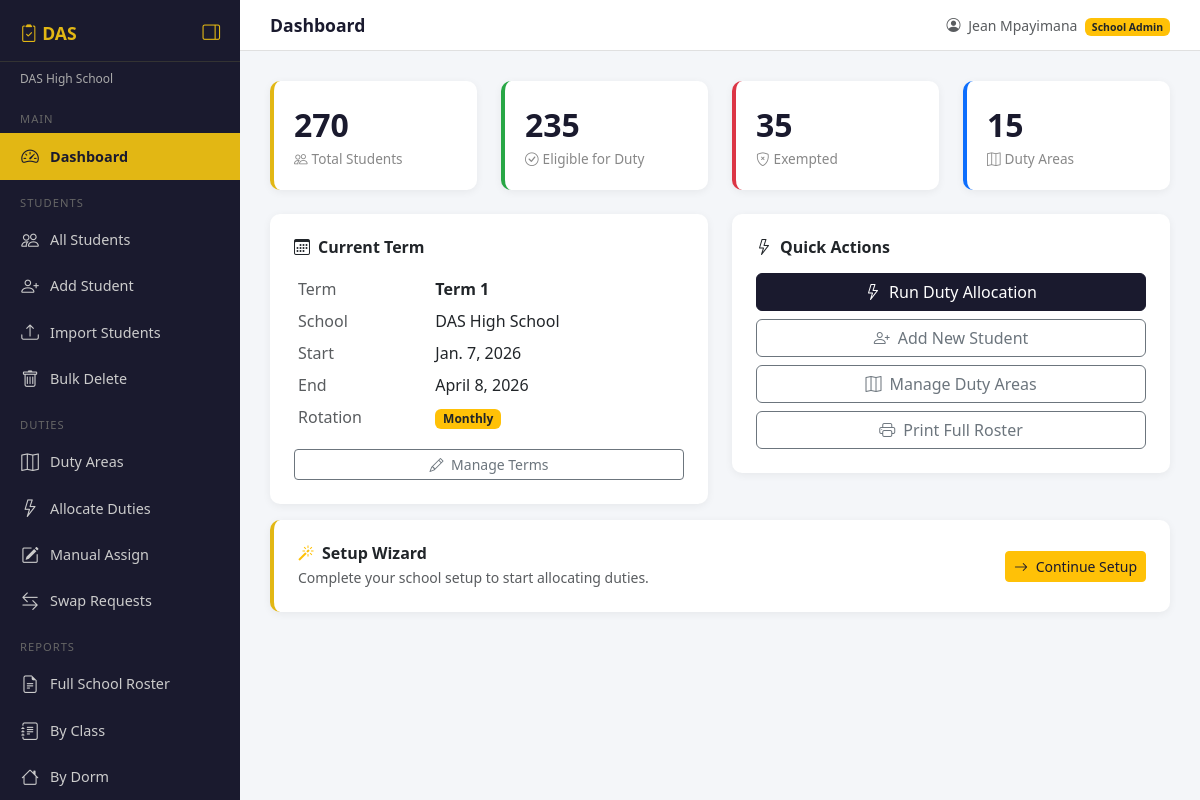
The page /dashboard/ (signed in) on the database its author committed.
### accounts/models.py (models this page shows, shortened)
class User(AbstractUser):
    ROLES = [
        ('superadmin', 'Super Admin'),
        ('admin', 'School Admin'),
        ('prefect', 'Prefect'),
    ]
    role = models.CharField(max_length=20, choices=ROLES, default='prefect')
    school = models.ForeignKey(
        'schools.School',
        on_delete=models.SET_NULL,
        null=True, blank=True,
        related_name='users'
    )
    def is_school_admin(self):
        return self.role in ['admin', 'superadmin']

### schools/models.py (models this page shows, shortened)
class School(models.Model):
    name        = models.CharField(max_length=200)
    code        = models.CharField(max_length=20, unique=True)
    address     = models.TextField(blank=True)
    logo        = models.ImageField(upload_to='school_logos/', blank=True, null=True)
    motto       = models.CharField(max_length=200, blank=True)
    email = models.EmailField(unique=True, blank=True, default='')
    phone       = models.CharField(max_length=20, blank=True)
    is_active   = models.BooleanField(default=True)
    registered_at = models.DateTimeField(auto_now_add=True)
    def __str__(self):
        return self.name

class Term(models.Model):
    ROTATION_CHOICES = [
        ('daily',    'Daily'),
        ('weekly',   'Weekly'),
        ('biweekly', 'Every 2 Weeks'),
        ('monthly',  'Monthly'),
    ]
    school          = models.ForeignKey(School, on_delete=models.CASCADE, related_name='terms')
    name            = models.CharField(max_length=50)
    start_date      = models.DateField()
    end_date        = models.DateField()
    is_current      = models.BooleanField(default=False)
    rotation_period = models.CharField(max_length=20, choices=ROTATION_CHOICES, default='weekly')

### accounts/views.py (the view, shortened to what this page needs)
# urls.py: path('dashboard/',              views.dashboard,       name='dashboard'),
@login_required
def dashboard(request):
    school = request.user.school
    if not school:
        messages.error(request, "Your account is not linked to any school.")
        return render(request, 'dashboard.html', {})
    from students.models import Student
    from duties.models import DutyArea
    from schools.models import Term, SetupWizard
    current_term = Term.objects.filter(school=school, is_current=True).first()
    wizard, _ = SetupWizard.objects.get_or_create(school=school)
    context = {
        'total_students':    Student.objects.filter(school=school).count(),
        'eligible_students': Student.objects.filter(school=school, status='active').count(),
        'exempt_students':   Student.objects.filter(
                                school=school
                             ).exclude(status='active').exclude(status='inactive').count(),
        'duty_areas':        DutyArea.objects.filter(school=school, is_active=True).count(),
        'current_term':      current_term,
        'wizard_complete':   wizard.completed,
        'wizard_progress':   wizard.get_progress(),
    }
    return render(request, 'dashboard.html', context)

### schools/models.py (called while the page is built)
    def get_progress(self):
        steps = [
            self.term_done,
            self.forms_done,
            self.classes_done,
            self.dorms_done,
            self.duty_areas_done,
            self.students_done,
        ]
        done  = sum(steps)
        total = len(steps)
        return {
            'done':       done,
            'total':      total,
            'percentage': int((done / total) * 100),
        }

### templates/dashboard.html (shortened to what this page needs)
{% extends 'base.html' %}
{% block page_title %}Dashboard{% endblock %}
{% block content %}
<div class="row g-4 mb-4">
  <div class="col-md-3">
    <div class="stat-card">
      <div class="number">{{ total_students|default:"0" }}</div>
      <div class="label"><i class="bi bi-people me-1"></i>Total Students</div>
    </div>
  </div>
  <div class="col-md-3">
    <div class="stat-card" style="border-color:#28a745">
      <div class="number">{{ eligible_students|default:"0" }}</div>
      <div class="label"><i class="bi bi-check-circle me-1"></i>Eligible for Duty</div>
    </div>
  </div>
  <div class="col-md-3">
    <div class="stat-card" style="border-color:#dc3545">
      <div class="number">{{ exempt_students|default:"0" }}</div>
      <div class="label"><i class="bi bi-shield-x me-1"></i>Exempted</div>
    </div>
  </div>
  <div class="col-md-3">
    <div class="stat-card" style="border-color:#0d6efd">
      <div class="number">{{ duty_areas|default:"0" }}</div>
      <div class="label"><i class="bi bi-map me-1"></i>Duty Areas</div>
    </div>
  </div>
</div>
<div class="row g-4">
  <div class="col-md-6">
    <div class="card p-4">
      <h6 class="fw-bold mb-3">
        <i class="bi bi-calendar3 me-2"></i>Current Term
      </h6>
      {% if current_term %}
      <table class="table table-sm table-borderless">
        <tr>
          <td class="text-muted">Term</td>
          <td><strong>{{ current_term.name }}</strong></td>
        </tr>
        <tr>
          <td class="text-muted">School</td>
          <td>{{ current_term.school }}</td>
        </tr>
        <tr>
          <td class="text-muted">Start</td>
          <td>{{ current_term.start_date }}</td>
        </tr>
        <tr>
          <td class="text-muted">End</td>
          <td>{{ current_term.end_date }}</td>
        </tr>
        <tr>
          <td class="text-muted">Rotation</td>
          <td>
            <span class="badge bg-warning text-dark">
              {{ current_term.get_rotation_period_display }}
            </span>
          </td>
        </tr>
      </table>
      <a href="{% url 'term_list' %}" class="btn btn-outline-secondary btn-sm">
        <i class="bi bi-pencil me-1"></i> Manage Terms
      </a>
      {% else %}
      <div class="alert alert-warning mb-0">
        <i class="bi bi-exclamation-triangle me-2"></i>
        No active term set.
        <a href="{% url 'term_create' %}">Create a term here.</a>
      </div>
      {% endif %}
    </div>
  </div>
  <div class="col-md-6">
    <div class="card p-4">
      <h6 class="fw-bold mb-3">
        <i class="bi bi-lightning me-2"></i>Quick Actions
      </h6>
      <div class="d-grid gap-2">
        <a href="{% url 'allocate' %}" class="btn btn-primary">
          <i class="bi bi-lightning me-2"></i>Run Duty Allocation
        </a>
        <a href="{% url 'student_create' %}" class="btn btn-outline-secondary">
          <i class="bi bi-person-plus me-2"></i>Add New Student
        </a>
        <a href="{% url 'duty_area_list' %}" class="btn btn-outline-secondary">
          <i class="bi bi-map me-2"></i>Manage Duty Areas
        </a>
        <a href="{% url 'report_full_school' %}" class="btn btn-outline-secondary">
          <i class="bi bi-printer me-2"></i>Print Full Roster
        </a>
      </div>
    </div>
  </div>
</div>
{% if not wizard_complete %}
<div class="row mt-3">
  <div class="col-md-12">
    <div class="card p-4" style="border-left: 4px solid #e2b714;">
      <div class="d-flex justify-content-between align-items-center">
        <div>
          <h6 class="fw-bold mb-1">
            <i class="bi bi-magic me-2 text-warning"></i>Setup Wizard
          </h6>
          <p class="text-muted small mb-0">
            Complete your school setup to start allocating duties.
          </p>
        </div>
        <a href="{% url 'wizard_home' %}" class="btn btn-warning btn-sm">
          <i class="bi bi-arrow-right me-1"></i> Continue Setup
        </a>
      </div>
    </div>
  </div>
</div>
{% endif %}
{% endblock %}

### templates/base.html (shortened to what this page needs)
<!DOCTYPE html>
<html lang="en">
<head>
  <link href="https://cdn.jsdelivr.net/npm/bootstrap@5.3.0/dist/css/bootstrap.min.css" rel="stylesheet">
  <link href="https://cdn.jsdelivr.net/npm/bootstrap-icons@1.10.5/font/bootstrap-icons.css" rel="stylesheet">
</head>
<body>
<div class="sidebar" id="sidebar">
  <div class="brand">
    <span class="brand-text">
      <i class="bi bi-clipboard2-check"></i> DAS
    </span>
    <button class="toggle-btn" id="toggleBtn" title="Toggle Sidebar">
      <i class="bi bi-layout-sidebar-reverse" id="toggleIcon"></i>
    </button>
  </div>
  <div class="school-name">{{ request.user.school }}</div>
  <div class="nav-section">Main</div>
  <a href="{% url 'dashboard' %}"
     data-title="Dashboard"
     class="{% if request.resolver_match.url_name == 'dashboard' %}active{% endif %}">
    <i class="bi bi-speedometer2"></i>
    <span class="nav-label">Dashboard</span>
  </a>
  <div class="nav-section">Students</div>
  <a href="{% url 'student_list' %}"
     data-title="All Students"
     class="{% if request.resolver_match.url_name == 'student_list' %}active{% endif %}">
    <i class="bi bi-people"></i>
    <span class="nav-label">All Students</span>
  </a>
  <a href="{% url 'student_create' %}"
     data-title="Add Student"
     class="{% if request.resolver_match.url_name == 'student_create' %}active{% endif %}">
    <i class="bi bi-person-plus"></i>
    <span class="nav-label">Add Student</span>
  </a>
  <a href="{% url 'student_import' %}"
     data-title="Import Students"
     class="{% if request.resolver_match.url_name == 'student_import' %}active{% endif %}">
    <i class="bi bi-upload"></i>
    <span class="nav-label">Import Students</span>
  </a>
  <a href="{% url 'student_bulk_delete' %}"
     data-title="Bulk Delete"
     class="{% if request.resolver_match.url_name == 'student_bulk_delete' %}active{% endif %}">
    <i class="bi bi-trash"></i>
    <span class="nav-label">Bulk Delete</span>
  </a>
  <div class="nav-section">Duties</div>
  <a href="{% url 'duty_area_list' %}"
     data-title="Duty Areas"
     class="{% if request.resolver_match.url_name == 'duty_area_list' %}active{% endif %}">
    <i class="bi bi-map"></i>
    <span class="nav-label">Duty Areas</span>
  </a>
  <a href="{% url 'allocate' %}"
     data-title="Allocate Duties"
     class="{% if request.resolver_match.url_name == 'allocate' %}active{% endif %}">
    <i class="bi bi-lightning"></i>
    <span class="nav-label">Allocate Duties</span>
  </a>
  <a href="{% url 'manual_assign' %}"
     data-title="Manual Assign"
     class="{% if request.resolver_match.url_name == 'manual_assign' %}active{% endif %}">
    <i class="bi bi-pencil-square"></i>
    <span class="nav-label">Manual Assign</span>
  </a>
  <a href="{% url 'swap_list' %}"
     data-title="Swap Requests"
     class="{% if request.resolver_match.url_name == 'swap_list' %}active{% endif %}">
    <i class="bi bi-arrow-left-right"></i>
    <span class="nav-label">Swap Requests</span>
  </a>
  <div class="nav-section">Reports</div>
  <a href="{% url 'report_full_school' %}"
     data-title="Full School Roster"
     class="{% if request.resolver_match.url_name == 'report_full_school' %}active{% endif %}">
    <i class="bi bi-file-earmark-text"></i>
    <span class="nav-label">Full School Roster</span>
  </a>
  <a href="{% url 'report_by_class' %}"
     data-title="By Class"
     class="{% if request.resolver_match.url_name == 'report_by_class' %}active{% endif %}">
    <i class="bi bi-journal-text"></i>
    <span class="nav-label">By Class</span>
  </a>
  <a href="{% url 'report_by_dorm' %}"
     data-title="By Dorm"
     class="{% if request.resolver_match.url_name == 'report_by_dorm' %}active{% endif %}">
    <i class="bi bi-house"></i>
    <span class="nav-label">By Dorm</span>
  </a>
  </div>
<div class="main-content" id="mainContent">
  <div class="topbar">
    <span class="page-title">{% block page_title %}Dashboard{% endblock %}</span>
    <span class="text-muted small">
      <i class="bi bi-person-circle me-1"></i>
      {{ request.user.get_full_name|default:request.user.username }}
      <span class="badge bg-warning text-dark ms-1">
        {{ request.user.get_role_display }}
      </span>
    </span>
  </div>
  <div class="content-area">
    {% block content %}{% endblock %}
  </div>
</div>
</body>
</html>

### templates/base.html (style rules this page uses)
body { background: #f4f6f9; font-family: 'Segoe UI', sans-serif; }
.sidebar { min-height: 100vh; background: #1a1a2e; color: white; width: 240px; position: fixed; top: 0; left: 0; bottom: 0; padding-top: 20px; z-index: 100; overflow-y: scroll; overflow-x: hidden; transition: width 0.25s ease; }
.sidebar .brand { font-size: 1.1rem; font-weight: 700; color: #e2b714; padding: 0 20px 15px; border-bottom: 1px solid #333; display: flex; align-items: center; justify-content: space-between; white-space: nowrap; }
.brand-text { transition: opacity 0.2s ease; }
.toggle-btn { background: none; border: none; color: #e2b714; cursor: pointer; font-size: 1.1rem; padding: 0; line-height: 1; flex-shrink: 0; }
.sidebar .school-name { font-size: 0.75rem; color: #aaa; padding: 8px 20px; white-space: nowrap; overflow: hidden; text-overflow: ellipsis; transition: opacity 0.2s; }
.sidebar .nav-section { font-size: 0.7rem; color: #666; padding: 15px 20px 5px; text-transform: uppercase; letter-spacing: 1px; white-space: nowrap; transition: opacity 0.2s; }
.sidebar a { display: flex; align-items: center; color: #ccc; text-decoration: none; padding: 10px 20px; font-size: 0.9rem; transition: background 0.2s, color 0.2s; white-space: nowrap; }
.sidebar a.active { background: #e2b714; color: #1a1a2e; font-weight: 700; }
.sidebar a i { font-size: 1.1rem; flex-shrink: 0; width: 20px; text-align: center; }
.nav-label { margin-left: 10px; transition: opacity 0.2s; }
.main-content { margin-left: 240px; padding: 0; transition: margin-left 0.25s ease; }
.topbar { background: white; border-bottom: 1px solid #e0e0e0; padding: 12px 30px; display: flex; justify-content: space-between; align-items: center; position: sticky; top: 0; z-index: 99; }
.topbar .page-title { font-weight: 600; font-size: 1.1rem; color: #1a1a2e; }
.content-area { padding: 30px; }
.stat-card { background: white; border-radius: 10px; padding: 20px; border-left: 4px solid #e2b714; box-shadow: 0 2px 8px rgba(0,0,0,0.06); }
.stat-card .number { font-size: 2rem; font-weight: 700; color: #1a1a2e; }
.stat-card .label { font-size: 0.85rem; color: #888; }
.card { border: none; border-radius: 10px; box-shadow: 0 2px 8px rgba(0,0,0,0.06); }
.btn-primary { background: #1a1a2e; border-color: #1a1a2e; }
.btn-warning { color: #1a1a2e; }

### rows shown on the page
User: user.school "DAS High School", user.get_full_name "Jean Mpayimana", user.role "School Admin"
Term: name "Term 1", school "DAS High School", start_date "Jan. 7, 2026", end_date "April 8, 2026", rotation_period "Monthly"

### other values the page prints
{{ total_students|default:"0" }} "270"
{{ eligible_students|default:"0" }} "235"
{{ exempt_students|default:"0" }} "35"
{{ duty_areas|default:"0" }} "15"
